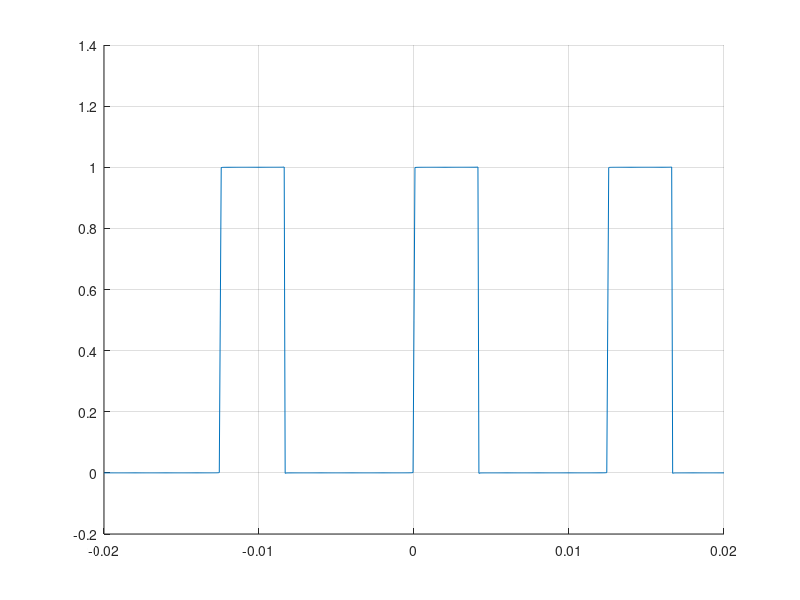

This chart was generated by the following MATLAB code:
samplerate = 16e3;

t=(-320:320)'/samplerate;
w0=2*pi*80;
T=2*pi/w0;
T1=T/6;

ak=@(k) sin(k*w0*T1)./(k*pi).*exp(-1i*k*w0*T1);
a0=2*T1/T; % Segregate a0, which often has a different expression

figure; hold on;

for N = 10000
    % Order of the Fourier expansion
    xN=exp(1i*w0*t*(-N:N))*[ak(-N:-1) a0 ak(1:N)].';
    plot(t, real (xN)); grid
end
